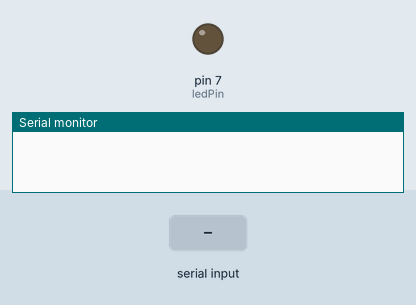
Bench run of a sketch on a simulated Arduino Uno, built with avr-gcc and run on an emulated ATmega328P. Parts: output pins drawn as LEDs (lit = HIGH), the last lines printed to the serial monitor. The test bench sets the inputs (shaded band).

Above: at 1.2 s.
1.3 s: "1" received over the second serial link
At 2.1 s:
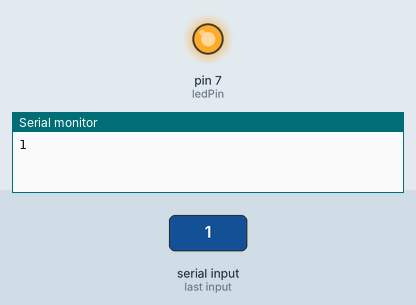
2.8 s: "0" received over the second serial link
At 3.3 s:
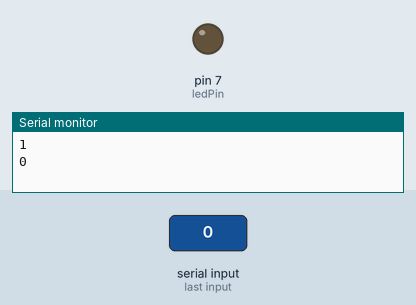
Timing chart, 0 to 5.8 s (numbered marks = the images above; inputs shaded):
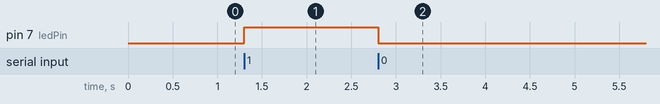

Measured:
- after the input at 1.3 s, pin 7 (ledPin): LOW → HIGH at once
- after the input at 2.8 s, pin 7 (ledPin): HIGH → LOW at once

The sketch:

bluetoothHC05.ino
```cpp
#include <SoftwareSerial.h>
SoftwareSerial BTSerial(2,3);
int ledPin=7;
void setup() {
  // put your setup code here, to run once:
pinMode(ledPin, OUTPUT);
BTSerial.begin(9600);
Serial.begin(9600);
}

void loop() {
if(BTSerial.available()){
  char command= BTSerial.read();
  Serial.println(command);
  if(command == '1'){
  digitalWrite(ledPin,HIGH);
  delay(1000);
  }else{
    digitalWrite(ledPin,LOW);
  }

}
// connect a blueooth app and send values like 1,2,3
}
```
